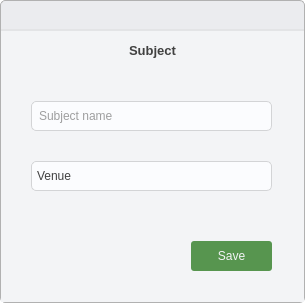
<?xml version="1.0" encoding="UTF-8"?>
<ui version="4.0">
 <class>AddSubject</class>
 <widget class="QDialog" name="AddSubject">
  <property name="geometry">
   <rect>
    <x>0</x>
    <y>0</y>
    <width>305</width>
    <height>303</height>
   </rect>
  </property>
  <property name="windowTitle">
   <string>Dialog</string>
  </property>
  <property name="styleSheet">
   <string notr="true">* {
	background: transparent;
	border: none;
	color: #414141;
}

QComboBox{
	border: 1px solid #D3D4D6;
	border-radius: 5px;
	padding-left: 5px;
	outline: none;
	background: #FBFCFE;
}

QComboBox::drop-down{
	background: transparent;
}

QComboBox::down-arrow{
	image: url(':/icons/icons/drop_down.svg');
	height: 24px;
	width: 24px;
}

QSpinBox{
	border: 1px solid #D3D4D6;
	border-radius: 5px;
	padding-left: 5px;
	background: #FBFCFE;
}

QSpinBox:down-button{
	background: transparent;
}

QSpinBox:up-button{
	background: transparent;
}

QSpinBox:down-arrow{
	image: url(':/icons/icons/drop_down.svg');
	height: 24px;
	width: 24px;
}

QSpinBox:up-arrow{
	image: url(':/icons/icons/drop_up.svg');
	height: 24px;
	width: 24px;
}

QLineEdit{
	border: 1px solid #D3D4D6;
	border-radius: 5px;
	padding-left: 5px;
	background: #FBFCFE;
}

QWidget#main_container {
	background: #EBECEF;
	border-radius: 5px;
	border: 1px solid #B1B1B1;
}

QWidget#container {
	background: #F3F4F6;
}

#close_btn:hover{
	background: #DC2626;
}

#toolbar{
	border-bottom: 2px solid #E3E4E6;
}</string>
  </property>
  <layout class="QVBoxLayout" name="verticalLayout_2">
   <property name="spacing">
    <number>0</number>
   </property>
   <property name="leftMargin">
    <number>0</number>
   </property>
   <property name="topMargin">
    <number>0</number>
   </property>
   <property name="rightMargin">
    <number>0</number>
   </property>
   <property name="bottomMargin">
    <number>0</number>
   </property>
   <item>
    <widget class="QWidget" name="main_container" native="true">
     <layout class="QVBoxLayout" name="verticalLayout">
      <property name="spacing">
       <number>0</number>
      </property>
      <property name="leftMargin">
       <number>1</number>
      </property>
      <property name="topMargin">
       <number>1</number>
      </property>
      <property name="rightMargin">
       <number>1</number>
      </property>
      <property name="bottomMargin">
       <number>1</number>
      </property>
      <item>
       <widget class="QWidget" name="toolbar" native="true">
        <property name="maximumSize">
         <size>
          <width>16777215</width>
          <height>30</height>
         </size>
        </property>
        <widget class="QPushButton" name="close_btn">
         <property name="geometry">
          <rect>
           <x>270</x>
           <y>0</y>
           <width>35</width>
           <height>30</height>
          </rect>
         </property>
         <property name="focusPolicy">
          <enum>Qt::FocusPolicy::NoFocus</enum>
         </property>
         <property name="text">
          <string/>
         </property>
         <property name="icon">
          <iconset theme="QIcon::ThemeIcon::ApplicationExit"/>
         </property>
         <property name="iconSize">
          <size>
           <width>10</width>
           <height>10</height>
          </size>
         </property>
        </widget>
       </widget>
      </item>
      <item>
       <widget class="QWidget" name="container" native="true">
        <layout class="QVBoxLayout" name="verticalLayout_3">
         <property name="spacing">
          <number>0</number>
         </property>
         <property name="leftMargin">
          <number>0</number>
         </property>
         <property name="topMargin">
          <number>0</number>
         </property>
         <property name="rightMargin">
          <number>0</number>
         </property>
         <property name="bottomMargin">
          <number>0</number>
         </property>
         <item>
          <widget class="QLabel" name="label">
           <property name="maximumSize">
            <size>
             <width>16777215</width>
             <height>40</height>
            </size>
           </property>
           <property name="font">
            <font>
             <pointsize>10</pointsize>
             <bold>true</bold>
            </font>
           </property>
           <property name="frameShadow">
            <enum>QFrame::Shadow::Plain</enum>
           </property>
           <property name="text">
            <string>Subject</string>
           </property>
           <property name="textFormat">
            <enum>Qt::TextFormat::RichText</enum>
           </property>
           <property name="alignment">
            <set>Qt::AlignmentFlag::AlignCenter</set>
           </property>
          </widget>
         </item>
         <item>
          <widget class="QFrame" name="frame">
           <property name="frameShape">
            <enum>QFrame::Shape::StyledPanel</enum>
           </property>
           <property name="frameShadow">
            <enum>QFrame::Shadow::Plain</enum>
           </property>
           <widget class="QLineEdit" name="subject_name">
            <property name="geometry">
             <rect>
              <x>30</x>
              <y>30</y>
              <width>241</width>
              <height>30</height>
             </rect>
            </property>
            <property name="minimumSize">
             <size>
              <width>0</width>
              <height>30</height>
             </size>
            </property>
            <property name="placeholderText">
             <string>Subject name</string>
            </property>
           </widget>
           <widget class="QComboBox" name="subject_venue">
            <property name="geometry">
             <rect>
              <x>30</x>
              <y>90</y>
              <width>241</width>
              <height>30</height>
             </rect>
            </property>
            <property name="minimumSize">
             <size>
              <width>0</width>
              <height>30</height>
             </size>
            </property>
            <property name="placeholderText">
             <string>Venue</string>
            </property>
            <item>
             <property name="text">
              <string>Primary</string>
             </property>
            </item>
           </widget>
           <widget class="QPushButton" name="subject_save">
            <property name="geometry">
             <rect>
              <x>190</x>
              <y>170</y>
              <width>81</width>
              <height>30</height>
             </rect>
            </property>
            <property name="cursor">
             <cursorShape>PointingHandCursor</cursorShape>
            </property>
            <property name="styleSheet">
             <string notr="true">padding: 5px;
background: #57954F;
color: #F3F4F6;
border-radius: 3px;</string>
            </property>
            <property name="text">
             <string>Save</string>
            </property>
           </widget>
          </widget>
         </item>
        </layout>
       </widget>
      </item>
     </layout>
    </widget>
   </item>
  </layout>
 </widget>
 <resources>
  <include location="../assets/icons.qrc"/>
 </resources>
 <connections/>
</ui>
